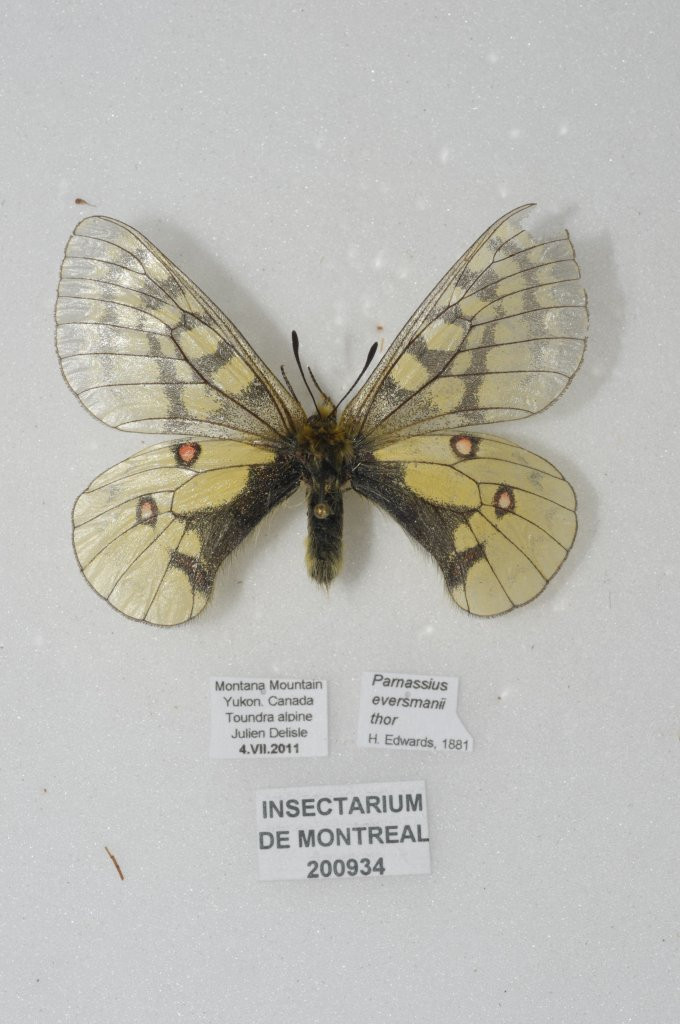
#> input picture image recognition/cv2/images/1.jpg, 680 x 1024 px
$ python frame-spaces-color.py
#> lines starting #> are read from the running program, lines starting #| are printed output that depends on the picture
import cv2 as cv
import matplotlib.pyplot as plt
import numpy as np

image = cv.imread('images/1.jpg')
#> image is the input picture: shape (1024, 680, 3); mean B, G, R 179.2, 185.5, 186.4
cv.imshow('Bug', image)
blank=np.zeros(image.shape[:2], dtype="uint8")

#spaces

#BRG to grayscale
gray = cv.cvtColor(image, cv.COLOR_BGR2GRAY)
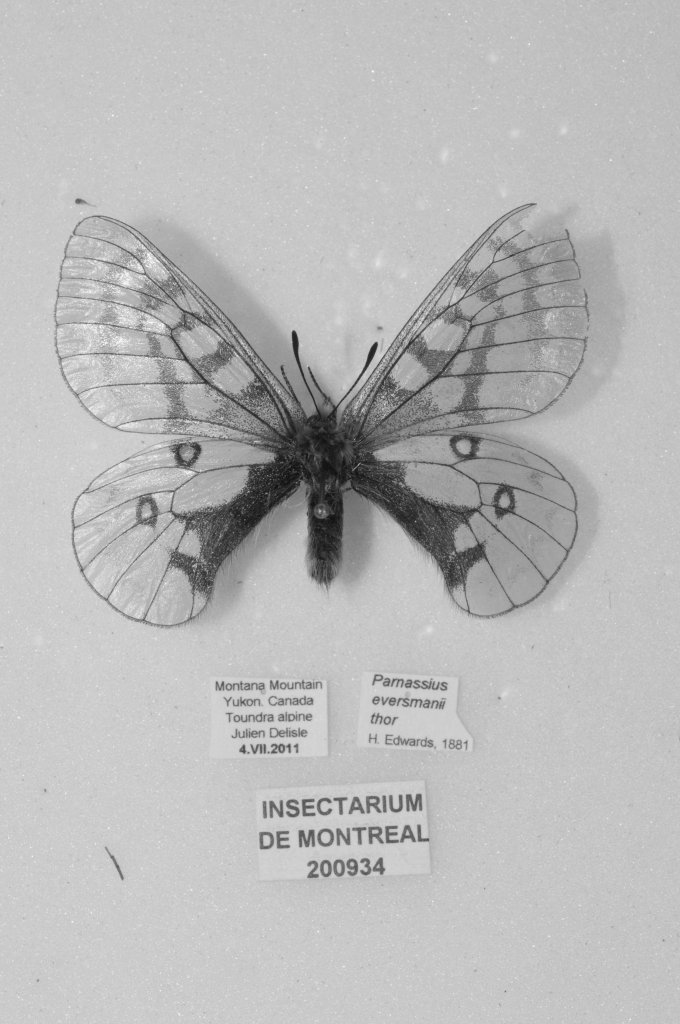
#> gray: shape (1024, 680); min 12, max 254, mean 185
cv.imshow('Grayscale Photo', gray)

# BRG to HSV
hsv = cv.cvtColor(image, cv.COLOR_BGR2HSV)
#> hsv: shape (1024, 680, 3); mean H, S, V 50.8, 15.4, 187.5
cv.imshow('HSV Photo', hsv)
# BRG to LAB
lab = cv.cvtColor(image, cv.COLOR_BGR2LAB)
#> lab: shape (1024, 680, 3); mean of channels 0, 1, 2 191.5, 127.4, 131.4
cv.imshow('LAB Photo', lab)


rgb = cv.cvtColor(image, cv.COLOR_BGR2RGB)
cv.imshow('RGB', rgb)

#plt.imshow(rgb)
#plt.show()


#colors
b, g, r = cv.split(image)
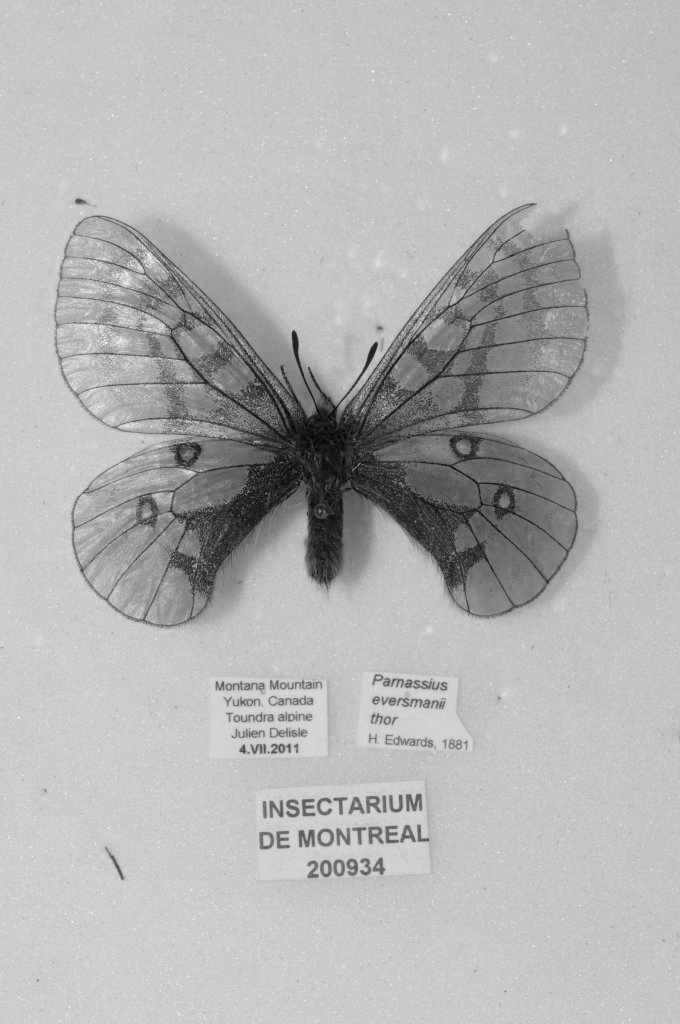
#> b: shape (1024, 680); min 2, max 253, mean 179.2
cv.imshow('Blue w/o color', b)
cv.imshow('Green w/o color', g)
cv.imshow('Red w/o color', r)

blue=cv.merge([b, blank, blank])
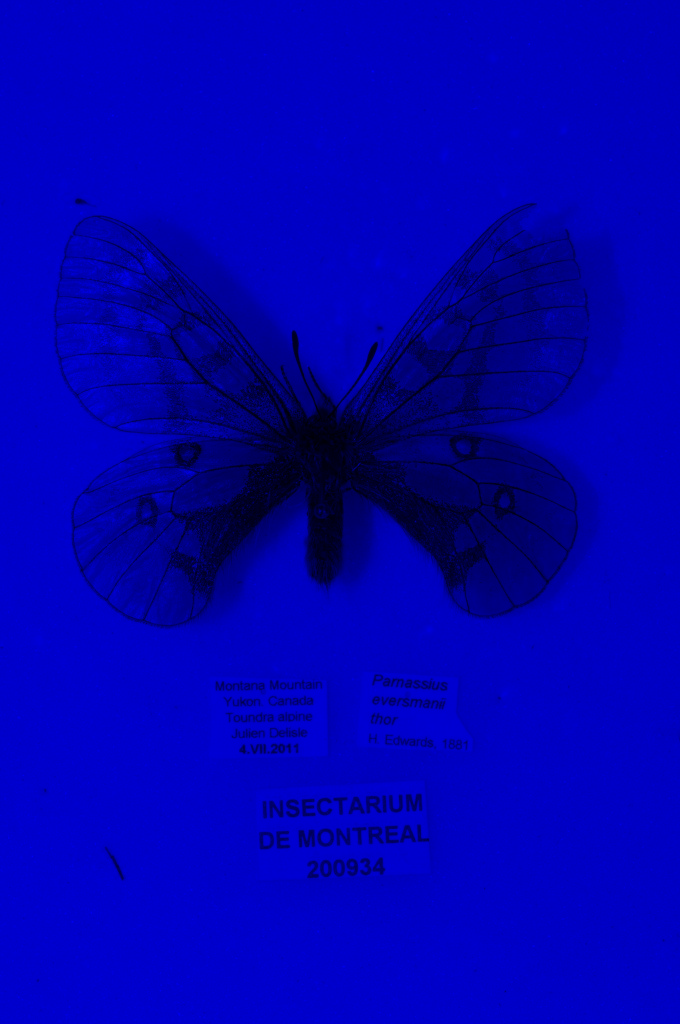
#> blue: shape (1024, 680, 3); mean of channels 0, 1, 2 179.2, 0, 0; drawn as B, G, R
green=cv.merge([blank, g, blank])
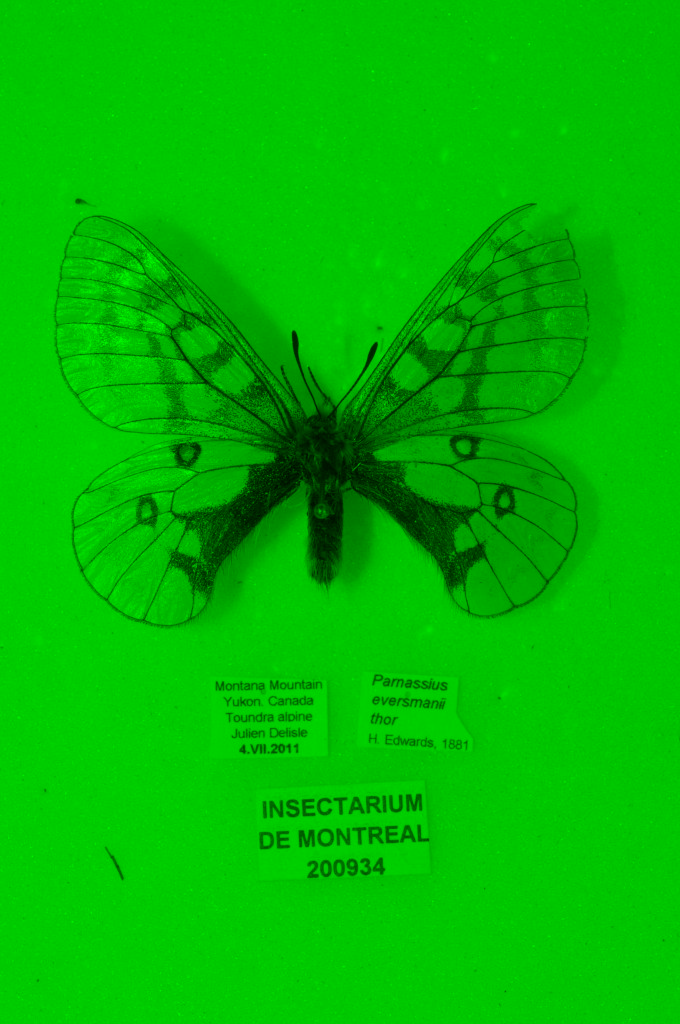
#> green: shape (1024, 680, 3); mean of channels 0, 1, 2 0, 185.5, 0; drawn as B, G, R
red=cv.merge([blank, blank, r])
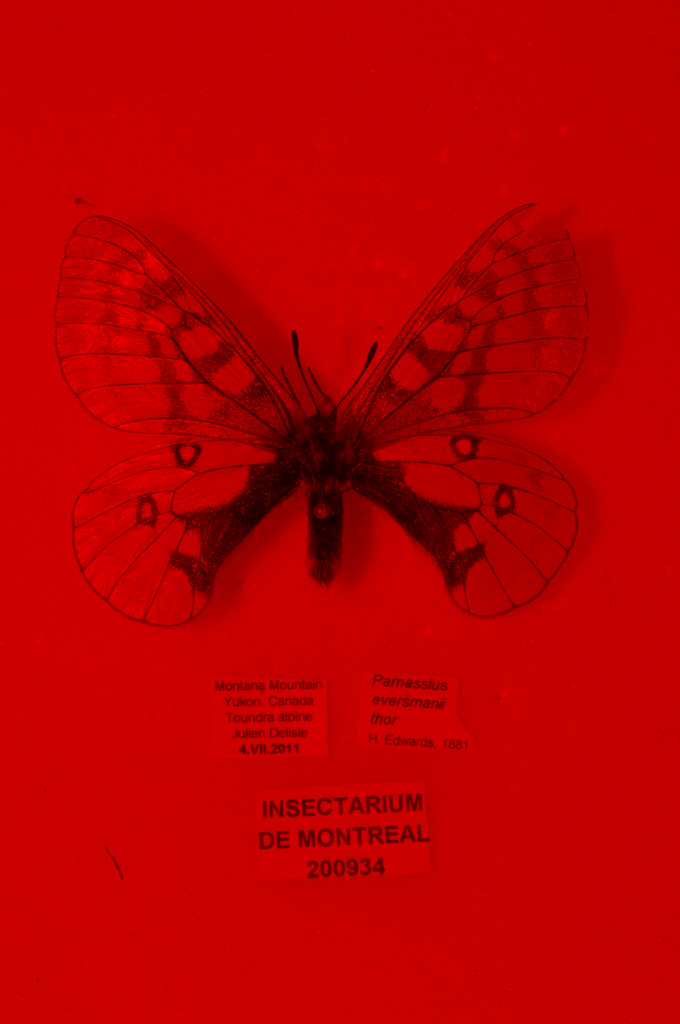
#> red: shape (1024, 680, 3); mean of channels 0, 1, 2 0, 0, 186.4; drawn as B, G, R
cv.imshow('Blue w/ color', blue)
cv.imshow('Green w/ color', green)
cv.imshow('Red w/ color', red)


merged = cv.merge([b, g, r])
cv.imshow('Merged Image', merged)
cv.waitKey(0)

$ run again, with image recognition/cv2/images/2.jpg copied over image recognition/cv2/images/1.jpg
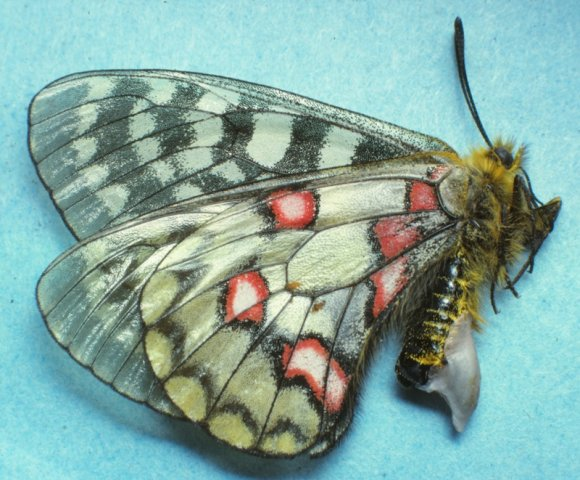
#> input picture image recognition/cv2/images/2.jpg, 580 x 480 px
#> image is the input picture: shape (480, 580, 3); mean B, G, R 161.4, 169.5, 133.5
#> hsv: shape (480, 580, 3); mean H, S, V 70.5, 71.4, 174.3
#> lab: shape (480, 580, 3); mean of channels 0, 1, 2 168.9, 115.4, 128.8
#> `green=cv.merge([blank, g, blank])`:
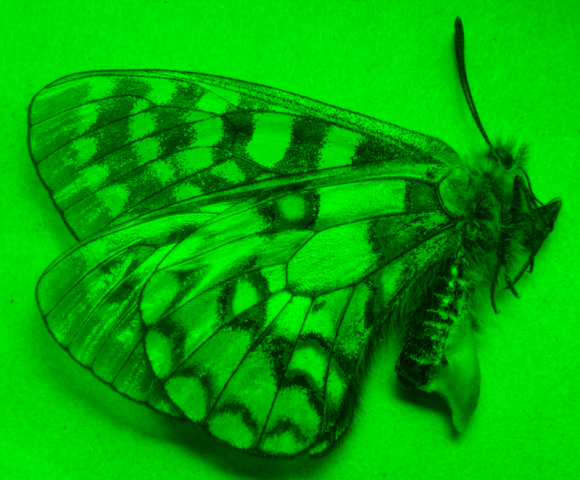
#> green: shape (480, 580, 3); mean of channels 0, 1, 2 0, 169.5, 0; drawn as B, G, R
#> `red=cv.merge([blank, blank, r])`:
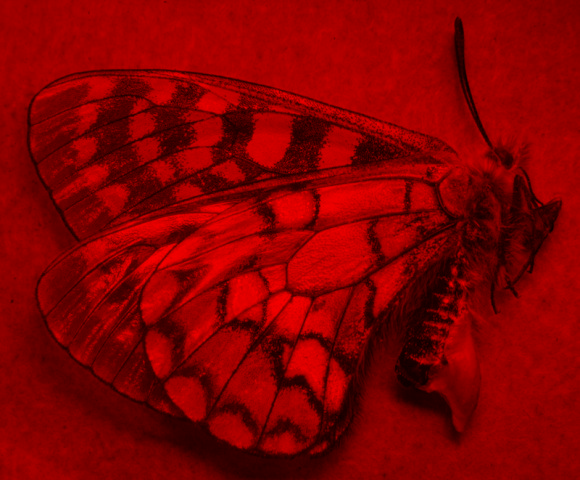
#> red: shape (480, 580, 3); mean of channels 0, 1, 2 0, 0, 133.5; drawn as B, G, R
